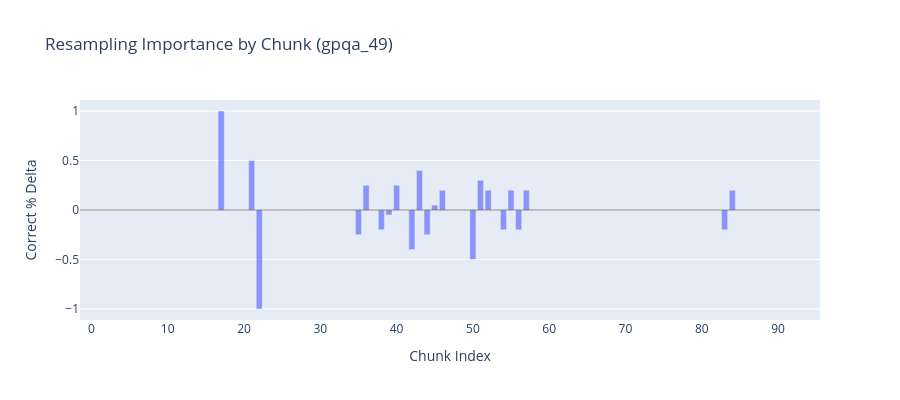

The notebook cell saved with this chart:
### Code cell
plot_resampling_importance(gpqa_49)

### Figure 1 — Plotly figure (JSON) as saved in the notebook; plotly's stock layout.template omitted (floating-point values rounded to 4 significant figures)
{"data": [{"customdata": ["(no prefill)", "tegral over a loop momentum, which introduces a factor of typically (momentum-scale)^dimensionality.", " coupling constants can give a clue. The given expression has α (which is a fine-structure constant?", "actions.\n\nBut how do loops factor in? The number of loops is related to the topology of the diagram.", " number of factors involving the coupling constants and the momenta in the denominator or numerator?", "upling, but in the case of quantum electrodynamics, α is indeed the dimensionless coupling constant.", "^{-epsilon} (or similar) depending on the dimension where ε is the parameter away from 4 dimensions.", "^2 coming from loop integrals.\n\nWait, perhaps each loop would contribute a factor of 1/(4π)^2 in 4D.", "or related to the 'volume' of momentum space integral, but since it's divergent, people regulate it.", "4π)^((something per loop) times loops). Wait, 1/(4π)^2 per loop would give 1/(4π)^6 for three loops?", " and g^2. The power of the coupling constants would depend on the number of vertices in the diagram.", "erent.\n\nWait, in QED, each vertex is order e^2 (since the electron-photon vertex is ∝ α = e^2/(4π)).", "diagrams between the number of loops, the number of vertices (V), and the number of propagators (P).", "s) is equal to the number of internal lines minus (number of vertices -1). Wait, but more precisely:", "nes) - (number of vertices -1).\n\nHence,\n\nL = (Pi) - V + 1,\n\nwhere Pi = internal lines, V = vertices.", "tion term e \\bar{\\psi} γ^μ A_μ ψ, which gives a vertex with three legs (electron, photon, electron).", "ree vertices contributing α and two vertices contributing g² (total vertices of two different types?", "les, say fermion, photon, and scalar (if the couplings involve both vector and scalar interactions).", "QED-like vertices (3 legs) and those with g correspond to, say, Yukawa interaction vertices (4 legs:", " 1/(4π)^2, then 3 loops would give three factors of 1/(4π)^2 multiplied, so (1/(4π)^2)^3 = 1/(4π)^6.", "^{-ε} (with ε=4-D), so in 4 dimensions, it could be a factor of some Gamma functions times 1/(4π)^2?", "nvolving things like ln(Q/M), where Q is typical momentum of the process, and M is the cutoff scale.", "ch loop introduces a factor of something proportional to 1/(Q/M)^{something}, but here it's (Q/M)^2.", " 2E,\n\nwhere L is the number of loops and E is the number of external legs (photon legs for example).", " the external momentum Q is in the argument, but we might need to assume a specific type of diagram.", "omplicating.\n\nAlternatively, the standard formula in four dimensions for the degree of divergence is", " scales as 4 dimensions per loop). Each loop momentum appears in propagators and vertices and so on.", "h propagator is ~1/p²), and numerators from vertices might contribute, but in scalar QFT they don't.", "nus 2P (since each propagator is 1/k^2, so contributes -2 to the momentum dimension per propagator).", "tude from propagators and vertices).\n\nWait, in φ^4 theory, each vertex contributes 0 mass dimension?", "(since each internal line is associated with a propagator ~1/k², so contributes a -2 per propagator?", "tes +4.\n\nThus,\n\nD = 4L - 2P,\n\nwhere P is the number of internal lines.\n\nWait, yes, this seems right.", "gence D =2. Because when you regulate divergent diagrams, you can often write the amplitude as (Q^D.", "stitute back into D,\n\nD = D = 4L - 2P = (4P -4V +4) - 2P = 2P -4V +4,\n\nHmm, not sure, but since D=2,", "s = P + E.\n\nEach vertex has a certain number of legs. Let's say each of the V vertices has v_i legs.", "h contributes 3 legs, and those from g are four-leg (like scalar vertices), each contributes 4 legs.", "nce P must be integer. So that’s impossible.\n\nAlternatively, suppose it is four-point function (E=4)", "aybe α vertices are four-point (quartic vertices like φ^4 interactions). Let me think through again.", "of external legs, but again not sure.\n\nAlternatively, this approach is too fraught with assumptions.", "integrals?), though actually cross-sections and amplitudes have dimensions depending on the process.", "erefore the (Q/M)^2 is the only dimensional (or rather, dimensionless) part, just the ratio squared.", " possibility.\n\nSecond, the power of (Q/M)^2 would imply that the diagram is quadratically divergent:", "ld be 3.\n\nBut in the problem, the coupling constants involve alpha^3 and g^2, which is (coupling)^5?", " with coupling constant α (each contributing α) and 2 vertices with g (each g), totaling 5 vertices.", "5,\n\nP=9,\n\nSo Euler gives loops L = P - V +1=9-5+1=5 loops? Wait,\n\nWait Euler equation L = P - V + 1,", "es, so from vertex legs:\n\nTotal legs contributed by vertices,\n\nSuppose each vertex is of degree d_i,", "ertices have 4 legs.\n\nThus,\n\nTotal legs from vertices: 3×3 (α vertices) + 4×2 (g vertices) =9 +8=17,", "uration?\n\nWait, if vertices contributing α are 3-legged (quark-photon vertices, say), three of them,", "ly don't carry coupling constants like g squared terms, unless there are mass renormalization terms.", "tors and vertices, so the number of loops L is related to the total power of the coupling constants.", "= L + V -1= L +5 -1=L+4,\n\nsubstitute into first equation,\n\n4L -2(L +4) =2 ⇒4L -2L -8=2 ⇒2L=10 ⇒ L=5.", "tency, which suggests that perhaps each loop doesn't bring a factor of 1/(4π)^2, but something else.", "∫ k^3 dk,\n\nbut perhaps the remaining factor after renormalization includes constants like (4π)^{-2}.", "se from different contributions, such as the numerator (gamma matrices), or the vertices themselves?", "ectrodynamics, each vertex has a factor of -ieγ_μ, so when squared would give a factor of α≡e²/(4π).", "t's think about a one-loop correction to an electron vertex, like electron-photon vertex correction.", " each (since the interaction term is λφ^3, but in some cases coupling might be defined differently).", "14= -2 → meaning the diagram is convergent,\n\nBut in the given expression, there is a (Q/M)^2 factor.", " five loops,\n\nIf five loops contribute (4π)^{-6},\n\nThen per-loop:\n\n(4π)^{-6} would be (4π^{-2})^{3},", ", perhaps the expression is the product of 3 photons (since alpha^3 might relate to photon vertices?", " For example,\n\nThe symmetry factor (S) would lead to 1/(4pi)^{something} or contribute to constants.", " the Q/M factor is from each loop.\n\nEach loop integrating up to cutoff M, giving factors of M² each?", "ce the regulators like MS-bar, then the remaining terms would have a dimensionless variable (Q/M)^D.", "of (4pi)^4 somewhere else perhaps?\n\nAlternatively the vertices contribute other factors like (4 pi),", "fore, considering α = e^2/(4pi),\n\neach vertex in an amplitude contributes a factor of α/(4pi)^{-1} ?", "ng,\n\nso if the amplitude also has vertices involving g,\n\neach such vertex contributes a factor of g,", "ression,\n\nthe amplitude is,\n\n[symmetry_factor]^{-1} × (vertices_factors) × (loop integrals) × other,", ": sqrt(2)*8.\n\nPutting all together,\n\namplitude ~ ( vertex factors * loop factors ) / symmetry factor", "i^3 * g²) / (sqrt{2}*8) ) × (1/(4pi)^{10)) × (Q/M)^2,\n\nthus,\n\n= alpha^3 g² × sqrt{2}*8 / sqrt{2}*8 ?", " sqrt(2) *8 * ... so,\n\nWait,\n\nTo have 1/(sqrt(2)*8)^{-1} would require the numerator have sqrt(2)*8,", "alpha vertex contributes 4pi fact),\n\nloops contribute (4pi)^{-10} (five loops each with (4pi)^{-2}),", "sqrt(2)*8 * [ 1/(4pi)^6 ] (Q/M)^2,\n\nSo my computed coefficient, up to other constants involving Q/M,", "D. The Feynman rule for a QED vertex is -ieγμ.\n\nThe vertex coefficient is then ( -ieγμ ) per vertex,", "\ntherefore, the total coupling factor is (e^2)^{n/2}/(4pi)^{n/2} (since alpha has denominator 4pi ),", " ~ (4pi)^{D/2} ...,\n\nbut this is getting too complex.\n\nAlternatively, considering the given problem,", " multiple identical propagators or vertices,\n\nso the symmetry factor S is,\n\nfor a diagram with, say,", "s which give constants),\n\nso suppose:\n\nSymmetry factor is S,\n\nthen 1/S contributes to the constants,", "overall 1/(4 pi)^6,\n\nthe number of loops must be 3,\n\nso 3 loops,\n\nso if the diagram has three loops,", "is the opposite,\n\nThus possibly,\n\nit's a quadratically divergent diagram (D=2 ),\n\nrequiring 5 loops,", ")^5*( loops 4pi^{-10}) = (4pi)^{-5},\n\n and symmetry factor or other terms contribute another (4pi)^?", "5},\n\nthen symmetry factor,\n\nSuppose symmetry factor is sqrt(2)*8,\n\n thus,\n\nThe coefficient would be,", "α*(4π),\n\nbecause α = e²/(4π),\n\nso e² = α*(4π),\n\nso each vertex has a coupling factor of e² = α*(4π),", ":\n\nalpha³ g² sqrt(2)*8 / (4 pi)^6.\n\n Thus,\n\n[ α³ g² / (4π)^7 ] / S = α³ g² * ( sqrt(2)*8 )/(4 pi)^6,", "which could come from some internal lines being distinguishable via gauge indices or something else,", "the only way to get the 1/(4 pi)^6 from five loops and vertices contributions,\n\n we need five loops,", "is -2,\n\n but then the factor (Q/M)^2 is coming from?\n\n maybe,\n\n a convergent diagram's integral has,", "f which loop contributed are upside down.\n\nPerhaps the Q/M is swapped,\n\n but problem states (Q/M)^2,", "ps,\n\n therefore five loops.\n\n Then,\n\n the loop integrals give factors of 1/(4pi)^{2×5}=1/(4pi)^{10},", "erms,\n\n,\n\n,\n\n,\n\n,\n\n,\n\n thus total vertex terms contribute,\n\n,\n\n,\n\n,\n\n,\n\n,\n\n,\n\n alpha^3 g² × (4pi)^3,", "\n\n,\n\n,\n\n,\n\n,\n\n,\n\n,\n\n,\n\n,\n\n,\n\n,\n\n,\n\n,\n\n,\n\n,\n\n,\n\n,\n\n,\n\n,\n\n,\n\n,\n\n,\n\n,\n\n,\n\n,\n\n,\n\n,\n\n\n,\n\n,\n\n,\n\n,\n\n,\n\n,\n\n,", "\n\n,\n\n,\n\n,\n\n,\n\n,\n\n,\n\n,\n\n,\n\n,\n\n,\n\n \n\n problem expression has,\n\n,\n\n,\n\n,\n\nalpha^3 g^2 sqrt(2)*8/(4pi)^6,", "6 的话，\n\n,\n\n 如果 three loops each contribute 1/(4pi)^ squared,\n\n,\n\n,\n\n,\n\n,\n\n则 5个循环将带來的 1/(4 pi)^{10} ，,", " divergence 结果 conflict,\n\n perhaps the 茶渍 破坏了 other terms 所以 we can't rely on the divergence degree.", "hree loops,\n\n即使 the vertex count 和 divergence degree 不一致, may due to missing informations in the 問題.", "e alpha vertices 有 4 legs each (like phi^4 的顶点), and the g vertices 有 3 legs (就像 fermion vertices),,", "ative,\n\n\n,\n\n\n,\n\n\n\n,\n\n然而, the given 公式有 (Q/M)^2 positive exponent,\n\n\n 这可能 suggest that 我们应该 consider,", "op 的 contribute to the  (4 pi)^{-6} factor，\n\n the answer 是 three loops.\n\n\n\n综上， the 答案 是 three loops."], "hovertemplate": "<b>Chunk %{x}</b><br>Delta: %{y:.4f}<br>...%{customdata}<extra></extra>", "opacity": 0.7, "type": "bar", "x": [-1, 0, 1, 2, 3, 4, 5, 6, 7, 8, 9, 10, 11, 12, 13, 14, 15, 16, 17, 18, 19, 20, 21, 22, 23, 24, 25, 26, 27, 28, 29, 30, 31, 32, 33, 34, 35, 36, 37, 38, 39, 40, 41, 42, 43, 44, 45, 46, 47, 48, 49, 50, 51, 52, 53, 54, 55, 56, 57, 58, 59, 60, 61, 62, 63, 64, 65, 66, 67, 68, 69, 70, 71, 72, 73, 74, 75, 76, 77, 78, 79, 80, 81, 82, 83, 84, 85, 86, 87, 88, 89, 90, 91, 92, 93, 94, 95], "y": [NaN, NaN, NaN, NaN, NaN, NaN, NaN, NaN, NaN, NaN, NaN, NaN, NaN, NaN, NaN, NaN, NaN, NaN, 1.0, NaN, NaN, NaN, 0.5, -1.0, NaN, NaN, 0.0, NaN, NaN, 0.0, 0.0, 0.0, 0.0, 0.0, 0.0, 0.0, -0.25, 0.25, 0.0, -0.2, -0.05, 0.25, 0.0, -0.4, 0.4, -0.25, 0.05, 0.2, 0.0, 0.0, 0.0, -0.5, 0.3, 0.2, 0.0, -0.2, 0.2, -0.2, 0.2, 0.0, 0.0, 0.0, 0.0, 0.0, 0.0, 0.0, 0.0, 0.0, 0.0, 0.0, 0.0, 0.0, 0.0, 0.0, 0.0, 0.0, 0.0, 0.0, 0.0, 0.0, 0.0, 0.0, 0.0, 0.0, -0.2, 0.2, 0.0, 0.0, 0.0, 0.0, 0.0, 0.0, 0.0, 0.0, 0.0, 0.0, 0.0]}], "layout": {"height": 400, "shapes": [{"line": {"color": "black", "width": 0.5}, "type": "line", "x0": 0, "x1": 1, "xref": "x domain", "y0": 0, "y1": 0, "yref": "y"}], "title": {"text": "Resampling Importance by Chunk (gpqa_49)"}, "width": 900, "xaxis": {"title": {"text": "Chunk Index"}}, "yaxis": {"title": {"text": "Correct % Delta"}}}}
